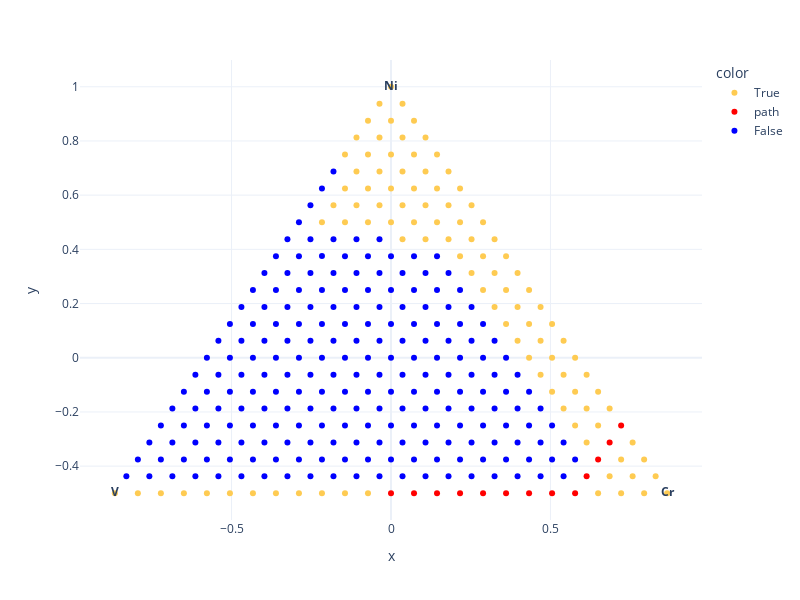

The notebook cell saved with this chart:
### Code cell
pureComponentIndices = nimplex.pure_component_indexes_py(3, slen)
labels = ['']*len(gridAtt_projected_df)
for comp, idx in zip(comp1, pureComponentIndices):
    labels[idx] = "<b>"+comp+"</b>"
fig = px.scatter(gridAtt_projected_df, x='x', y='y', color=gridFeasibleMarked4, text=labels, 
                 hover_name=[f"{i+dimsize}" for i in range(len(gridAtt_projected_df))],
              template='plotly_white', width=800, height=600, color_discrete_map=color_map) 
              #labels={'color':'Solid Solution Phases', 'x':'', 'y':''})
fig.show()

### Figure 1 — Plotly figure (JSON) as saved in the notebook; plotly's stock layout.template omitted (floating-point values rounded to 4 significant figures; data arrays with more than 128 entries replaced by an {"elided": "..."} marker saying what was removed)
{"data": [{"hovertemplate": "<b>%{hovertext}</b><br><br>color=True<br>x=%{x}<br>y=%{y}<br>text=%{text}<extra></extra>", "hovertext": ["325", "326", "327", "328", "329", "330", "331", "332", "333", "334", "335", "336", "346", "347", "348", "349", "371", "372", "373", "395", "396", "416", "418", "437", "438", "457", "458", "459", "476", "477", "478", "494", "495", "496", "511", "512", "513", "527", "528", "529", "542", "543", "544", "556", "557", "558", "569", "570", "571", "581", "582", "583", "592", "593", "594", "600", "601", "602", "603", "604", "606", "607", "608", "609", "610", "611", "612", "613", "615", "616", "617", "618", "619", "620", "621", "623", "624", "625", "626", "627", "628", "630", "631", "632", "633", "634", "635", "636", "637", "638", "639", "640", "641", "642", "643", "644", "645", "646", "647", "648", "649"], "legendgroup": "True", "marker": {"color": "#FECB52", "symbol": "circle"}, "mode": "markers+text", "name": "True", "orientation": "v", "showlegend": true, "text": ["<b>V</b>", "", "", "", "", "", "", "", "", "", "", "", "", "", "", "<b>Cr</b>", "", "", "", "", "", "", "", "", "", "", "", "", "", "", "", "", "", "", "", "", "", "", "", "", "", "", "", "", "", "", "", "", "", "", "", "", "", "", "", "", "", "", "", "", "", "", "", "", "", "", "", "", "", "", "", "", "", "", "", "", "", "", "", "", "", "", "", "", "", "", "", "", "", "", "", "", "", "", "", "", "", "", "", "", "<b>Ni</b>"], "type": "scatter", "x": [-0.866, -0.7939, -0.7217, -0.6495, -0.5774, -0.5052, -0.433, -0.3608, -0.2887, -0.2165, -0.1443, -0.07217, 0.6495, 0.7217, 0.7939, 0.866, 0.6856, 0.7578, 0.8299, 0.7217, 0.7939, 0.6134, 0.7578, 0.5774, 0.6495, 0.5413, 0.6134, 0.6856, 0.5052, 0.5774, 0.6495, 0.4691, 0.5413, 0.6134, 0.433, 0.5052, 0.5774, 0.3969, 0.4691, 0.5413, 0.3608, 0.433, 0.5052, 0.3248, 0.3969, 0.4691, 0.2887, 0.3608, 0.433, 0.2526, 0.3248, 0.3969, 0.2165, 0.2887, 0.3608, 0.03608, 0.1083, 0.1804, 0.2526, 0.3248, -0.2165, -0.1443, -0.07217, 8.012e-18, 0.07217, 0.1443, 0.2165, 0.2887, -0.1804, -0.1083, -0.03608, 0.03608, 0.1083, 0.1804, 0.2526, -0.1443, -0.07217, 0, 0.07217, 0.1443, 0.2165, -0.1083, -0.03608, 0.03608, 0.1083, 0.1804, -0.1443, -0.07217, 4.006e-18, 0.07217, 0.1443, -0.1083, -0.03608, 0.03608, 0.1083, -0.07217, 2.003e-18, 0.07217, -0.03608, 0.03608, 0], "xaxis": "x", "y": [-0.5, -0.5, -0.5, -0.5, -0.5, -0.5, -0.5, -0.5, -0.5, -0.5, -0.5, -0.5, -0.5, -0.5, -0.5, -0.5, -0.4375, -0.4375, -0.4375, -0.375, -0.375, -0.3125, -0.3125, -0.25, -0.25, -0.1875, -0.1875, -0.1875, -0.125, -0.125, -0.125, -0.0625, -0.0625, -0.0625, -3.469e-17, -1.735e-17, 0, 0.0625, 0.0625, 0.0625, 0.125, 0.125, 0.125, 0.1875, 0.1875, 0.1875, 0.25, 0.25, 0.25, 0.3125, 0.3125, 0.3125, 0.375, 0.375, 0.375, 0.4375, 0.4375, 0.4375, 0.4375, 0.4375, 0.5, 0.5, 0.5, 0.5, 0.5, 0.5, 0.5, 0.5, 0.5625, 0.5625, 0.5625, 0.5625, 0.5625, 0.5625, 0.5625, 0.625, 0.625, 0.625, 0.625, 0.625, 0.625, 0.6875, 0.6875, 0.6875, 0.6875, 0.6875, 0.75, 0.75, 0.75, 0.75, 0.75, 0.8125, 0.8125, 0.8125, 0.8125, 0.875, 0.875, 0.875, 0.9375, 0.9375, 1], "yaxis": "y"}, {"hovertemplate": "<b>%{hovertext}</b><br><br>color=path<br>x=%{x}<br>y=%{y}<br>text=%{text}<extra></extra>", "hovertext": ["337", "338", "339", "340", "341", "342", "343", "344", "345", "370", "394", "417", "439"], "legendgroup": "path", "marker": {"color": "red", "symbol": "circle"}, "mode": "markers+text", "name": "path", "orientation": "v", "showlegend": true, "text": ["", "", "", "", "", "", "", "", "", "", "", "", ""], "type": "scatter", "x": [0, 0.07217, 0.1443, 0.2165, 0.2887, 0.3608, 0.433, 0.5052, 0.5774, 0.6134, 0.6495, 0.6856, 0.7217], "xaxis": "x", "y": [-0.5, -0.5, -0.5, -0.5, -0.5, -0.5, -0.5, -0.5, -0.5, -0.4375, -0.375, -0.3125, -0.25], "yaxis": "y"}, {"hovertemplate": "<b>%{hovertext}</b><br><br>color=False<br>x=%{x}<br>y=%{y}<br>text=%{text}<extra></extra>", "hovertext": {"elided": "211 str values"}, "legendgroup": "False", "marker": {"color": "blue", "symbol": "circle"}, "mode": "markers+text", "name": "False", "orientation": "v", "showlegend": true, "text": {"elided": "211 str values"}, "type": "scatter", "x": {"elided": "211 float values"}, "xaxis": "x", "y": {"elided": "211 float values"}, "yaxis": "y"}], "layout": {"height": 600, "legend": {"title": {"text": "color"}, "tracegroupgap": 0}, "margin": {"t": 60}, "width": 800, "xaxis": {"anchor": "y", "domain": [0, 1], "title": {"text": "x"}}, "yaxis": {"anchor": "x", "domain": [0, 1], "title": {"text": "y"}}}}
